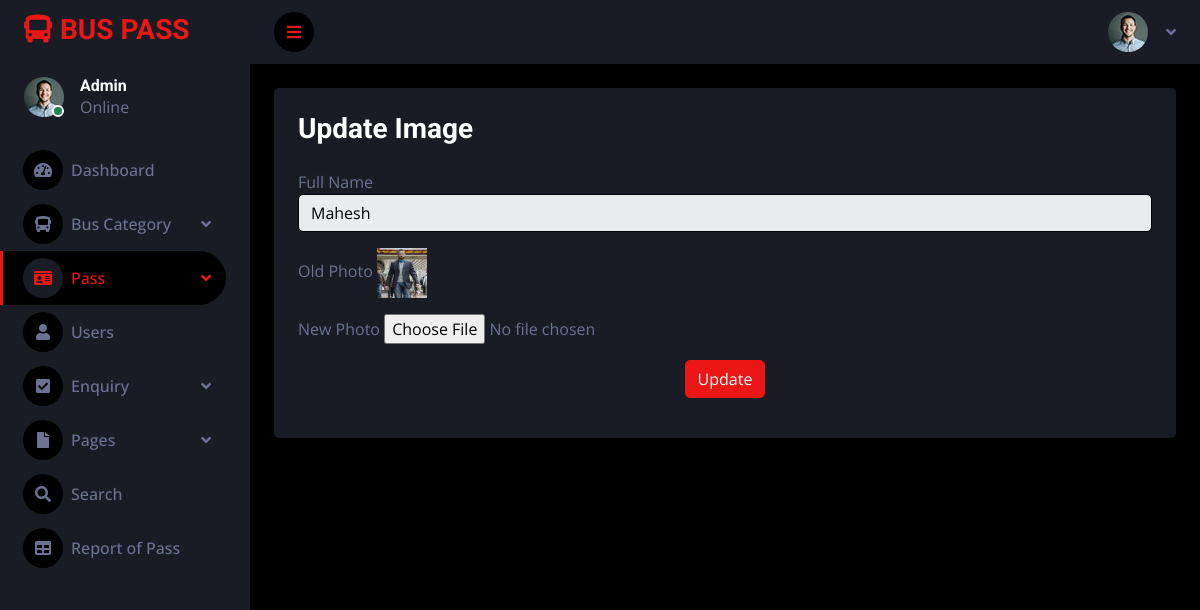
Screenshot of /admin/changeimage1.php?editid=9 (signed in) with the database file from the repository.
### tables this page shows
CREATE TABLE `tblpass` (
  `ID` int(10) NOT NULL,
  `PassNumber` varchar(200) DEFAULT NULL,
  `FullName` varchar(200) DEFAULT NULL,
  `ProfileImage` varchar(200) DEFAULT NULL,
  `ContactNumber` bigint(10) DEFAULT NULL,
  `Email` varchar(200) DEFAULT NULL,
  `IdentityType` varchar(200) DEFAULT NULL,
  `IdentityCardno` varchar(200) DEFAULT NULL,
  `Category` varchar(100) DEFAULT NULL,
  `Source` varchar(200) DEFAULT NULL,
  `Destination` varchar(200) DEFAULT NULL,
  `FromDate` varchar(200) DEFAULT NULL,
  `ToDate` varchar(200) DEFAULT NULL,
  `Cost` decimal(10,0) DEFAULT NULL,
  `Status` varchar(50) NOT NULL DEFAULT 'Pending',
  `Payment` varchar(100) NOT NULL DEFAULT 'Not Done',
  `PasscreationDate` timestamp NULL DEFAULT current_timestamp()
);

### admin/changeimage1.php (the view, shortened to what this page needs)
<?php
include('includes/dbconnection.php');
?>
<html>
<head>
    <link href="https://cdnjs.cloudflare.com/ajax/libs/font-awesome/5.10.0/css/all.min.css" rel="stylesheet">
    <link href="https://cdn.jsdelivr.net/npm/bootstrap-icons@1.4.1/font/bootstrap-icons.css" rel="stylesheet">
    <link href="lib/owlcarousel/assets/owl.carousel.min.css" rel="stylesheet">
    <link href="lib/tempusdominus/css/tempusdominus-bootstrap-4.min.css" rel="stylesheet" />
    <link href="css/bootstrap.min.css" rel="stylesheet">
    <link href="css/style.css" rel="stylesheet">
</head>
<body>
    <?php include('includes/sidebar2.php');?>
    <div class="content">
        <?php include_once('includes/header.php');?>
        <div class="container-fluid position-relative d-flex p-0">
            <div class="container-fluid pt-4 px-4">
                <div class="col-12">
                    <div class="col-12">
                        <div class="bg-secondary rounded h-100 p-4">
                            <h3 class="mb-4">Update Image</h3>
                            <form method="post" enctype="multipart/form-data">
                                <?php
                                $eid = $_GET['editid'];
                                $sql = "SELECT * FROM tblpass WHERE ID = :eid";
                                $query = $dbh->prepare($sql);
                                $query->bindParam(':eid', $eid, PDO::PARAM_STR);
                                $query->execute();
                                $results = $query->fetchAll(PDO::FETCH_OBJ);
                                if ($query->rowCount() > 0) {
                                    foreach ($results as $row) {
                                        ?>
                                        <div class="mb-3">
                                            <label for="exampleInputEmail1">Full Name</label>
                                            <input type="text" name="fullname" value="<?php echo $row->FullName; ?>" class="form-control" readonly="true">
                                        </div>
                                        <div class="mb-3">
                                            <label for="exampleInputEmail1">Old Photo</label>
                                            <img src="images/<?php echo $row->ProfileImage; ?>" width="50" height="50" alt="Old Photo">
                                        </div>
                                        <div class="mb-3">
                                            <label for="exampleInputEmail1">New Photo</label>
                                            <input type="file" name="propic" accept="images/*">
                                        </div>
                                <?php
                                    }
                                }
                                ?>
                                <p style="text-align:center">
                                    <button type="submit" class="btn btn-primary" name="submit" id="submit">Update</button>
                                </p>
                            </form>
                        </div>
                    </div>
                </div>
            </div>
        </div>
</body>
</html>

### admin/includes/sidebar2.php (shortened to what this page needs)
<?php
include('includes/dbconnection.php');
?>
<!DOCTYPE html>
<html lang="en">
<head>
    <link href="https://cdnjs.cloudflare.com/ajax/libs/font-awesome/5.10.0/css/all.min.css" rel="stylesheet">
    <link href="https://cdn.jsdelivr.net/npm/bootstrap-icons@1.4.1/font/bootstrap-icons.css" rel="stylesheet">
    <link href="lib/owlcarousel/assets/owl.carousel.min.css" rel="stylesheet">
    <link href="lib/tempusdominus/css/tempusdominus-bootstrap-4.min.css" rel="stylesheet" />
    <link href="css/bootstrap.min.css" rel="stylesheet">
    <link href="css/style.css" rel="stylesheet">
</head>
<body>
 <div class="sidebar pe-4 pb-3">
            <nav class="navbar bg-secondary navbar-dark">
                <a href="dashboard.php" class="navbar-brand mx-4 mb-3">
                    <h3 class="text-primary"><i class="fa fa-bus me-2"></i>BUS PASS</h3>
                </a>
                <div class="d-flex align-items-center ms-4 mb-4">
                    <div class="position-relative">
                        <img class="rounded-circle" src="img/user.jpg" alt="" style="width: 40px; height: 40px;">
                        <div class="bg-success rounded-circle border border-2 border-white position-absolute end-0 bottom-0 p-1"></div>
                    </div>
                    <?php
                            $aid = $_SESSION['bpmsaid'];
                            $sql = "SELECT AdminName FROM tbladmin WHERE ID=:aid";
                            $query = $dbh->prepare($sql);
                            $query->bindParam(':aid', $aid, PDO::PARAM_STR);
                            $query->execute();
                            $results = $query->fetchAll(PDO::FETCH_OBJ);
                            if ($query->rowCount() > 0) {
                                foreach ($results as $row) {
                            ?>
                    <div class="ms-3">
                        <h6 class="mb-0"><?php echo $row->AdminName; ?></h6>
                        <span>Online</span>
                    </div>
                    <?php $cnt = $cnt + 1;
                                }
                            } ?>
                </div>
                <div class="navbar-nav w-100">
                    <a href="dashboard.php" class="nav-item nav-link "><i class="fa fa-tachometer-alt me-2"></i>Dashboard</a>
                    <div class="nav-item dropdown">
                        <a href="#" class="nav-link dropdown-toggle" data-bs-toggle="dropdown"><i class="fa fa-bus me-2"></i>Bus Category</a>
                    </div>
                    <div class="nav-item dropdown">
                        <a href="#" class="nav-link dropdown-toggle active" data-bs-toggle="dropdown"><i class="fa fa-id-card me-2"></i>Pass</a>
                    </div>
                    <a href="manage-user.php" class="nav-item nav-link"><i class="fa fa-user me-2"></i>Users</a>
                    <div class="nav-item dropdown">
                        <a href="#" class="nav-link dropdown-toggle" data-bs-toggle="dropdown"><i class="fa fa-check-square me-2"></i>Enquiry</a>
                    </div>
                    <div class="nav-item dropdown">
                        <a href="#" class="nav-link dropdown-toggle" data-bs-toggle="dropdown"><i class="fa fa-file me-2"></i>Pages</a>
                    </div>
                    <a href="search-pass.php" class="nav-item nav-link"><i class="fa fa-search me-2"></i>Search</a>
                    <a href="pass-bwdates-report.php" class="nav-item nav-link"><i class="fa fa-table me-2"></i>Report of Pass</a>
                </div>
            </nav>
        </div>
</body>
</html>

### admin/css/style.css (style rules this page uses)
:root { --primary: #EB1616; --secondary: #191C24; --light: #6C7293; --dark: #000000; }
.btn { transition: .5s; }
.sidebar { position: fixed; top: 0; left: 0; bottom: 0; width: 250px; height: 100vh; overflow-y: auto; background: var(--secondary); transition: 0.5s; z-index: 999; }
.content { margin-left: 250px; min-height: 100vh; background: var(--dark); transition: 0.5s; }
@media (min-width: 992px) { .sidebar { margin-left: 0; } }
@media (min-width: 992px) { .content { width: calc(100% - 250px); } }
.sidebar .navbar .navbar-nav .nav-link { padding: 7px 20px; color: var(--light); font-weight: 500; border-left: 3px solid var(--secondary); border-radius: 0 30px 30px 0; outline: none; }
.sidebar .navbar .navbar-nav .nav-link:hover, .sidebar .navbar .navbar-nav .nav-link.active { color: var(--primary); background: var(--dark); border-color: var(--primary); }
.sidebar .navbar .navbar-nav .nav-link i { width: 40px; height: 40px; display: inline-flex; align-items: center; justify-content: center; background: var(--dark); border-radius: 40px; }
.sidebar .navbar .navbar-nav .nav-link:hover i, .sidebar .navbar .navbar-nav .nav-link.active i { background: var(--secondary); }
.sidebar .navbar .dropdown-toggle::after { position: absolute; top: 15px; right: 15px; border: none; content: "\f107"; font-family: "Font Awesome 5 Free"; font-weight: 900; transition: .5s; }

### rows the page displays
tblpass: fullname "Mahesh", ProfileImage (picture)

### other values shown
$row->AdminName "Admin"
